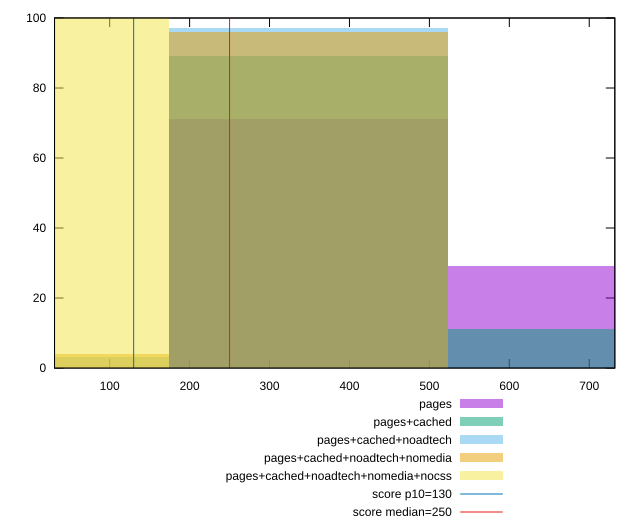

gnuplot code for this plot:
reset

$pages <<EOF
697.4590194609726 29
348.7295097304863 71
EOF

$pagesCached <<EOF
348.7295097304863 89
697.4590194609726 11
EOF

$pagesCachedNoadtech <<EOF
348.7295097304863 97
0 3
EOF

$pagesCachedNoadtechNomedia <<EOF
348.7295097304863 96
0 4
EOF

$pagesCachedNoadtechNomediaNocss <<EOF
0 100
EOF

set key outside below
set boxwidth 348.7295097304863
set xrange [31:732]
set yrange [0:100]
set trange [0:100]
set style fill transparent solid 0.5 noborder

set parametric
set terminal svg size 640, 530 enhanced background rgb 'white'
set output "report_00009_2021-02-08T22-37-41.559Z/max-potential-fid/comparison/histogram/all_raw.svg"

plot $pages title "pages" with boxes, \
     $pagesCached title "pages+cached" with boxes, \
     $pagesCachedNoadtech title "pages+cached+noadtech" with boxes, \
     $pagesCachedNoadtechNomedia title "pages+cached+noadtech+nomedia" with boxes, \
     $pagesCachedNoadtechNomediaNocss title "pages+cached+noadtech+nomedia+nocss" with boxes, \
     130,t title "score p10=130", \
     250,t title "score median=250"

reset
